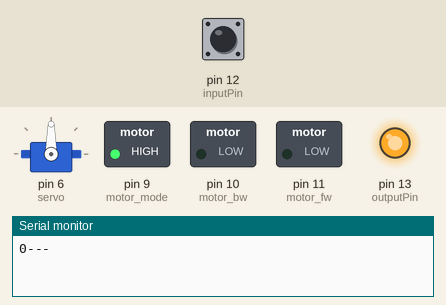
Simulated run of this sketch. Board: Arduino Uno, built with avr-gcc and run on an emulated ATmega328P. On the bench: servo, switched loads named in the sketch (green lamp = pin HIGH), output pins drawn as LEDs (lit = HIGH), the last lines printed to the serial monitor. The test bench sets the inputs (shaded band); at power-on: pin 12 (inputPin) LOW.

Above: at 1.2 s.
1.3 s: pin 12 (inputPin) pulsed HIGH 5 times (0.12 s each, 0.3 s apart)
At 3.1 s:
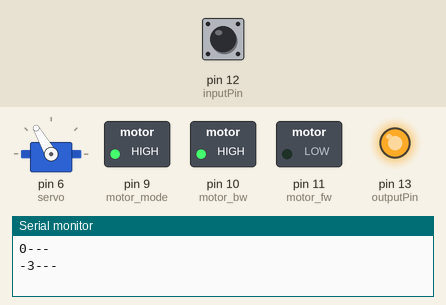
At 5.7 s:
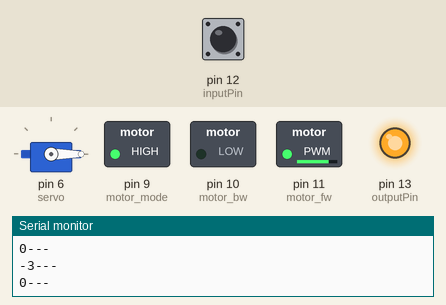
Timing chart, 0 to 7.2 s (numbered marks = the images above; inputs shaded):
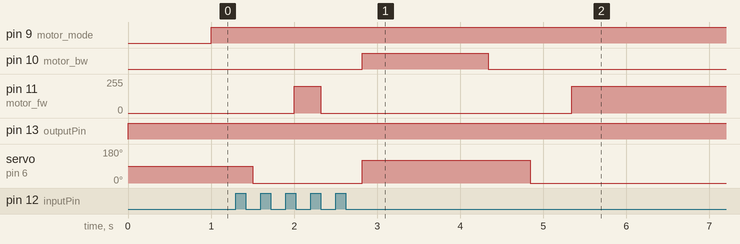

The sketch:

test_projekt.ino
```cpp
#include <Servo.h>

Servo myservo;    // create servo object to control a servo

int inputPin =12;    //ECHO pin
int outputPin=13;    //TRIG pin
int servo=6;    //Controls power to servo
int motor_fw = 11;
int motor_bw = 10;
int motor_mode = 9;

void setup() {
  Serial.begin(9600);
  pinMode(inputPin, INPUT);
  pinMode(outputPin, OUTPUT);
  pinMode(motor_fw, OUTPUT);
  pinMode(motor_bw, OUTPUT);
  pinMode(motor_mode, OUTPUT);
  myservo.attach(servo);   // attaches the servo on pin 9 to the servo object
}

int convert(int distance){
  distance=distance/58;
  Serial.print(distance);
  Serial.println("---");
  return distance;
}

void loop() {
  int val=0;
  digitalWrite(outputPin, LOW);    //Trigger ultrasonic detection
  delayMicroseconds(10);
  digitalWrite(outputPin, HIGH);    //Stop search for detection
  int distance = pulseIn(inputPin, HIGH);    //Read ultrasonic reflection
  distance= distance/58; //Calculate distance
  distance = convert(distance);
  digitalWrite(motor_mode,1);

  if(distance >=0 && distance <=3){    //Close distance
    digitalWrite(motor_bw,0);
    delay(500);
    myservo.write(0);
    delay(500);
    analogWrite(motor_fw, 200);
  }

  else{    //Far distance
    digitalWrite(motor_fw,0);
    delay(500);
    digitalWrite(motor_bw,1);
    myservo.write(120);
    delay(500);
  }

  delay(20);
}
```

Measured:
- after the input at 1.3 s, pin 10 (motor_bw): LOW → HIGH after 1.5 s, → LOW 1.5 s later
